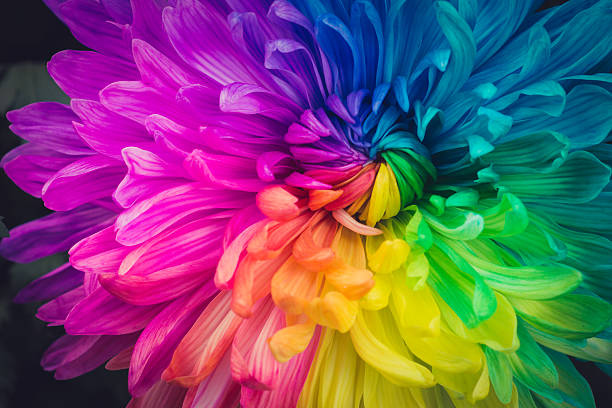
%> input picture 2.jpg, 612 x 408 px
$ octave --eval "result = saliency_detection(imread('2.jpg'));"   (GNU Octave 9; MATLAB toolbox functions it lacks are replaced by stand-ins)
%> lines starting %> are read from the running program, lines starting %| are printed output that depends on the picture
function sm = saliency_detection(img)
% Read image and blur it with a 3x3 or 5x5 Gaussian filter

% img = load_image
gfrgb = imfilter(img, fspecial('gaussian', 3, 3), 'symmetric', 'conv');

cform = makecform('srgb2lab');
lab = applycform(gfrgb,cform);
%> lab: size 408x612x3 uint8; mean of channels 1, 2, 3 115.3, 148.1, 124.7
%---------------------------------------------------------
% Compute Lab average values (note that in the paper this
% average is found from the unblurred original image, but
% the results are quite similar)
%---------------------------------------------------------
l = double(lab(:,:,1)); lm = mean(mean(l));
%> after `l = double(lab(:,:,1))`:
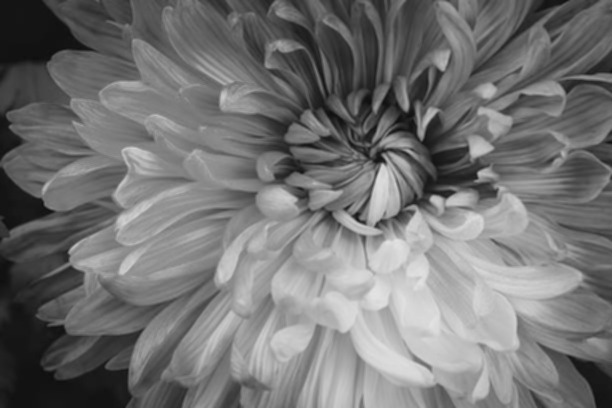
%> l: size 408x612 double; min 14, max 227, mean 115.3
%> after `lm = mean(mean(l))`: lm = 115.3
a = double(lab(:,:,2)); am = mean(mean(a));
%> after `a = double(lab(:,:,2))`:
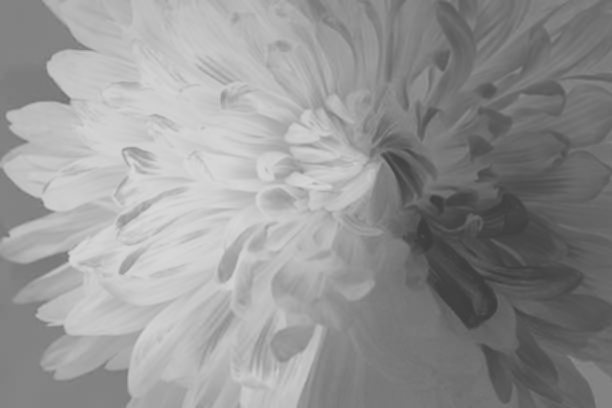
%> a: size 408x612 double; min 61, max 217, mean 148.1
%> after `am = mean(mean(a))`: am = 148.1
b = double(lab(:,:,3)); bm = mean(mean(b));
%> after `b = double(lab(:,:,3))`:
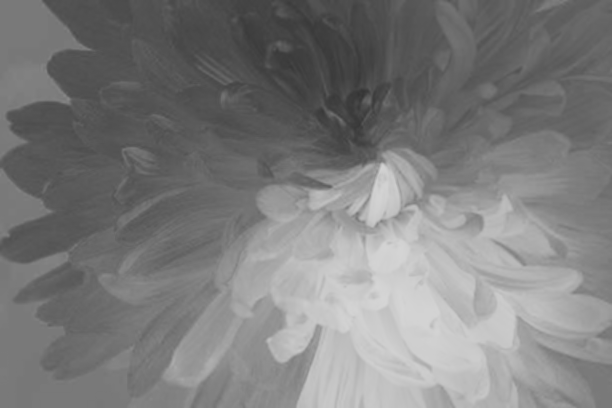
%> b: size 408x612 double; min 52, max 213, mean 124.7
%> after `bm = mean(mean(b))`: bm = 124.7
%---------------------------------------------------------
% Finally compute the saliency map and display it.
%---------------------------------------------------------
sm = (l-lm).^2 + (a-am).^2 + (b-bm).^2;
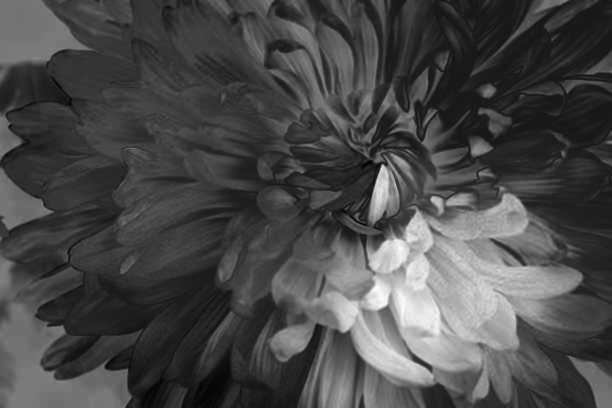
%> sm: size 408x612 double; min 41.35, max 20302, mean 5883.9; drawn with min black and max white
imshow(sm,[]);
title('saliency weight')
%---------------------------------------------------------

$ run again, on 57.jpg
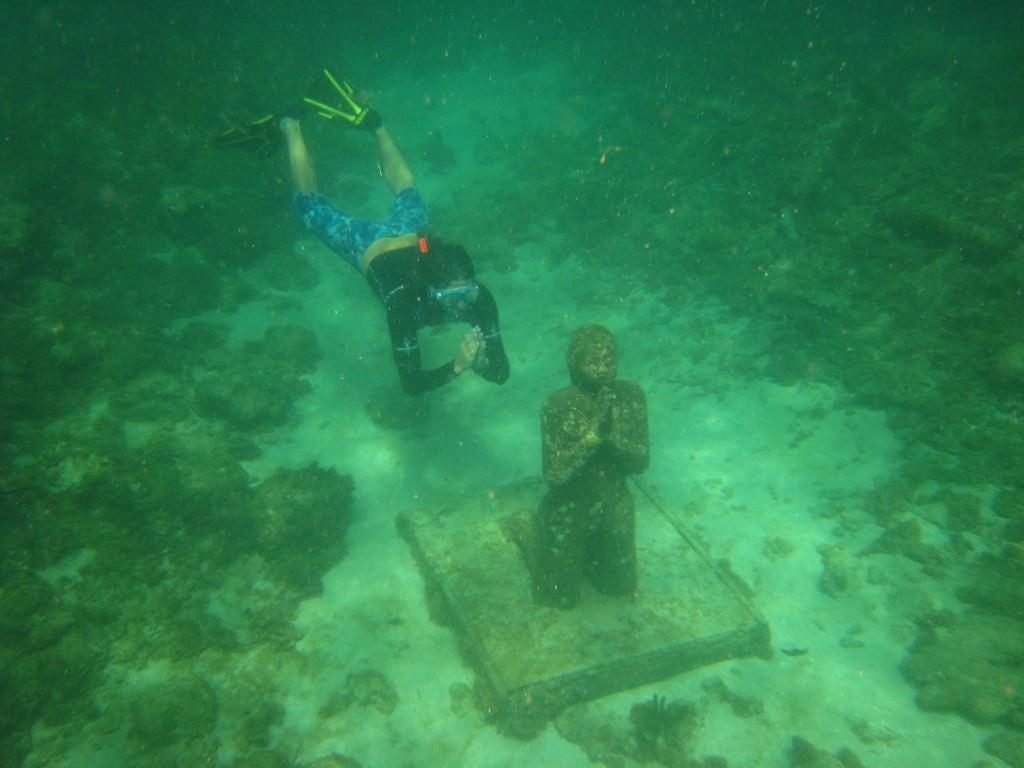
%> input picture 57.jpg, 1024 x 768 px
%> lab: size 768x1024x3 uint8; mean of channels 1, 2, 3 121.9, 92.9, 147.5
%> lm = 121.9
%> am = 92.92
%> in saliency_detection, `b = double(lab(:,:,3))`:
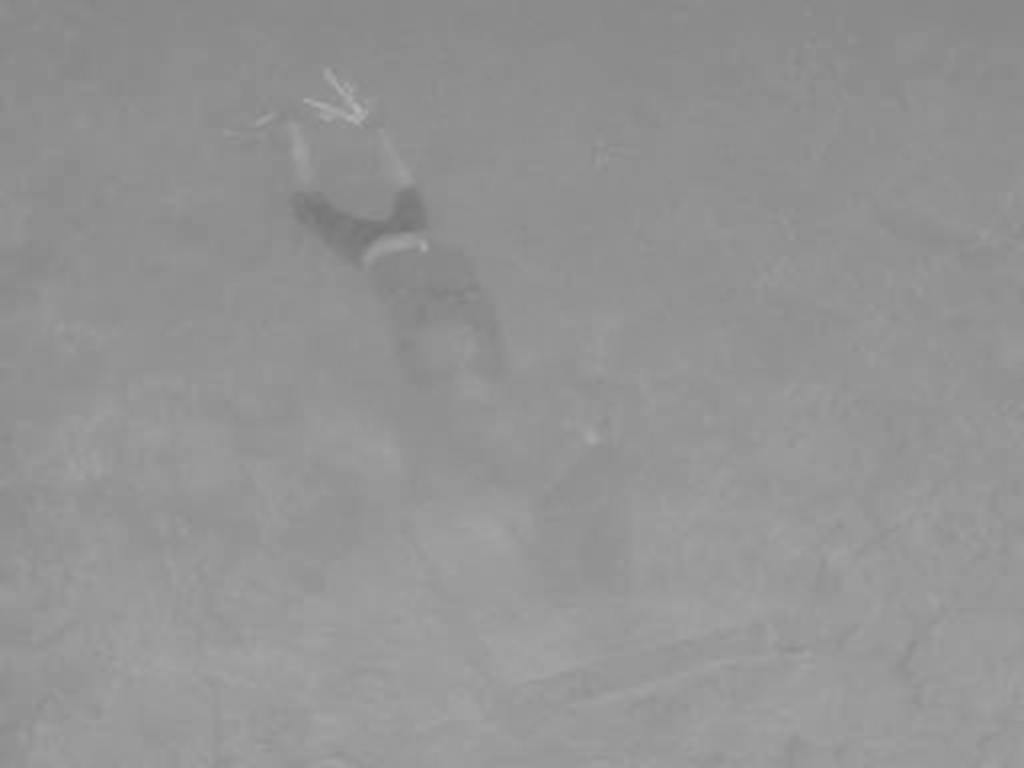
%> b: size 768x1024 double; min 116, max 180, mean 147.5
%> bm = 147.5
%> in saliency_detection, `sm = (l-lm).^2 + (a-am).^2 + (b-bm).^2;`:
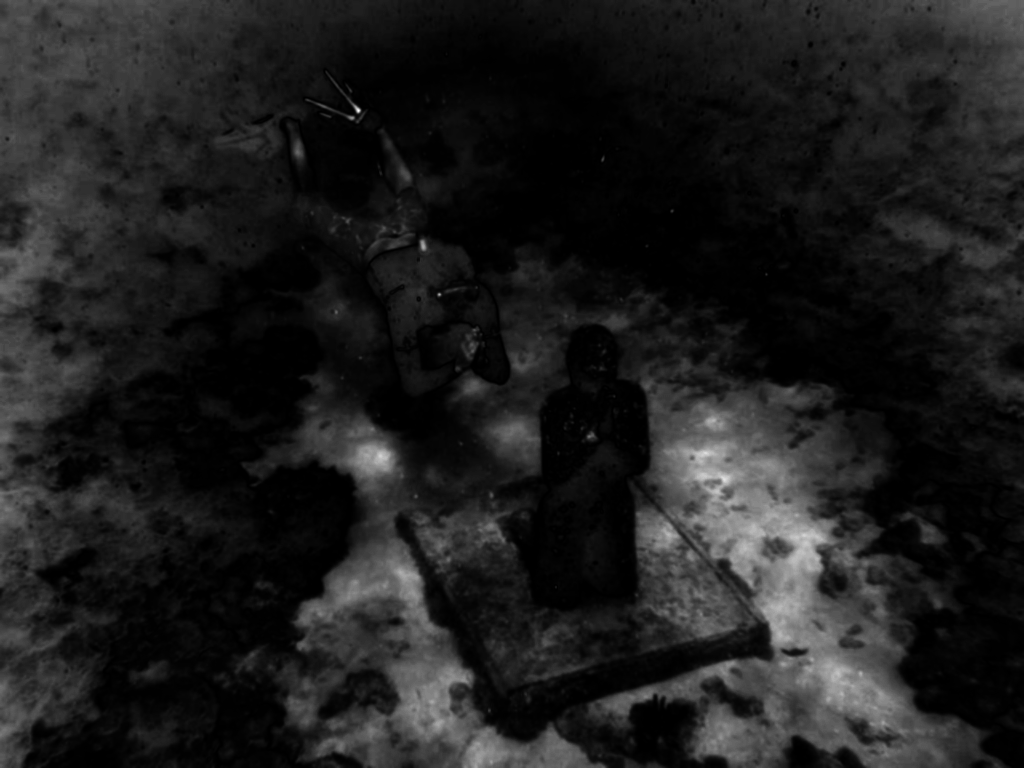
%> sm: size 768x1024 double; min 0.263, max 9198.3, mean 1091.7; drawn with min black and max white
